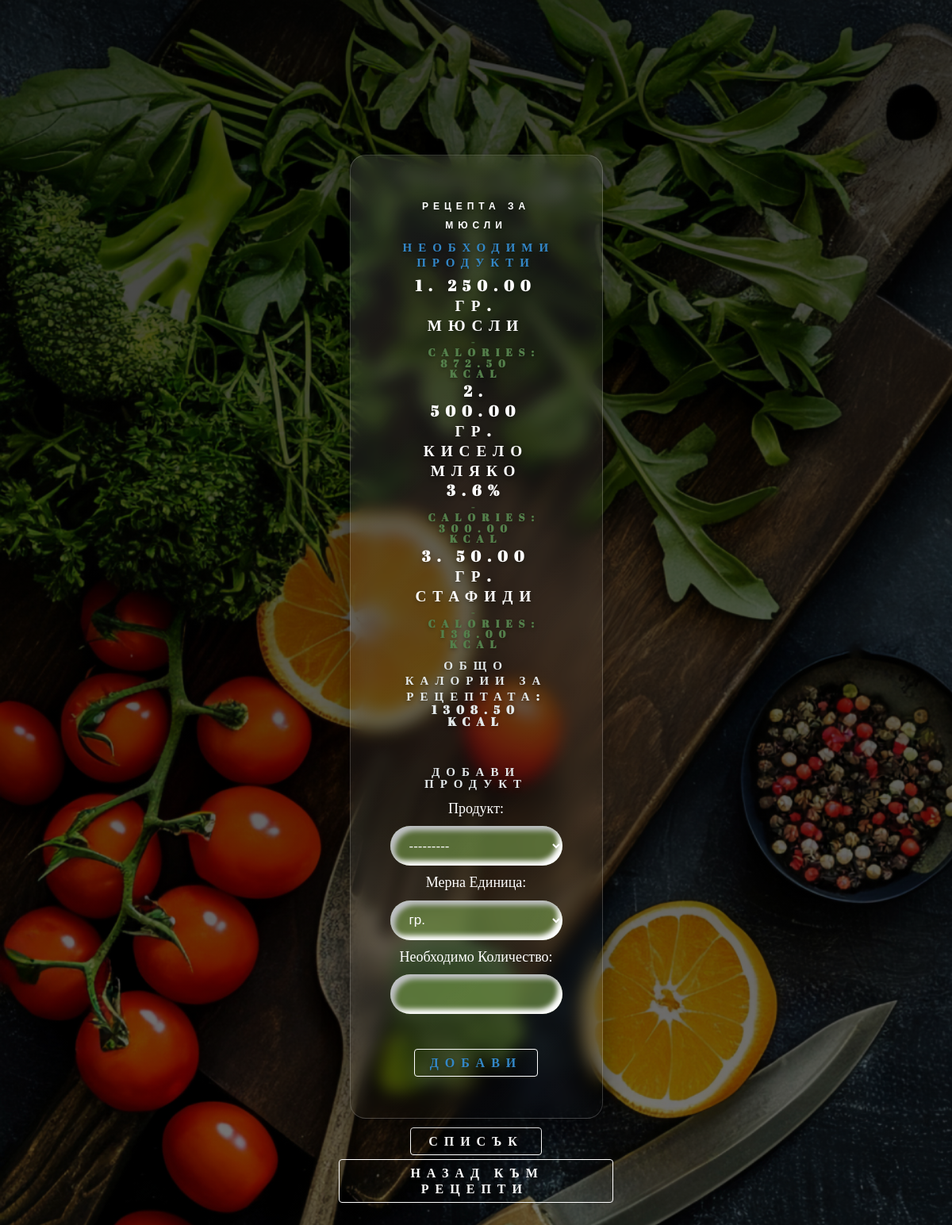
Page /recipe/10/ on the committed database.
### menu_planning/planning/models.py (models this page shows, shortened)
class Recipe(models.Model):
    dish = models.ForeignKey(Dish, on_delete=models.CASCADE, related_name='recipes')
    name = models.CharField(max_length=100)
    description = models.TextField(blank=False, null=False)
    products = models.ManyToManyField(Product, through='RecipeProduct')

class RecipeProduct(models.Model):
    recipe = models.ForeignKey(Recipe, on_delete=models.CASCADE)
    product = models.ForeignKey(Product, on_delete=models.CASCADE)
    quantity_required = models.DecimalField(max_digits=10, decimal_places=2)
    unit = models.CharField(
        max_length=20,
        choices=[("броя", "броя"), ("гр.", "гр.")],
        default="гр.",
    )

class Product(models.Model):
    name = models.CharField(max_length=100)
    unit = models.CharField(
        max_length=20,
        choices=[("броя", "броя"), ("гр.", "гр.")],
        default="гр.",
    )
    quantity_in_stock = models.DecimalField(max_digits=10, decimal_places=3, default=0)
    calories_per_100g = models.DecimalField(max_digits=5, decimal_places=1, null=True, blank=True)  # Optional field
    def __str__(self):
        return f"{self.name} ({self.unit} {self.quantity_in_stock})"

### menu_planning/planning/views.py (the view, shortened to what this page needs)
# urls.py: path('recipe/<int:pk>/', views.RecipeDetailView.as_view(), name='recipe_detail'),
class RecipeDetailView(views.DetailView):
    model = Recipe
    template_name = 'recipe_detail.html'
    context_object_name = 'recipe'
    def get_context_data(self, **kwargs):
        context = super().get_context_data(**kwargs)
        products = self.object.recipeproduct_set.all()
        total_calories = 0
        products_with_calories = []
        for product in products:
            if product.product.calories_per_100g and product.unit == 'гр.':
                calories = (product.quantity_required / 100) * product.product.calories_per_100g
                calories = round(calories, 2)  # Round to two decimal places
            else:
                calories = 0
            products_with_calories.append({
                'product': product,
                'calories': calories
            })
            total_calories += calories
        context['formset'] = RecipeProductFormSet(queryset=products)
        context['total_calories'] = total_calories
        context['products_with_calories'] = products_with_calories
        return context

### templates/recipe_detail.html (shortened to what this page needs)
{% extends 'navbar.html' %}
{% block header %}
    <section id="index-headline">
        <div class="index-message">
            <div class="plant-card">
                <h5>Рецепта за {{ recipe.name }}</h5>
                <h1><span>Необходими продукти</span></h1>
                <ol>
                    <h1>{% for item in products_with_calories %}
                        <li>
                            {{ item.product.quantity_required }} {{ item.product.unit }} {{ item.product.product.name }}
                            {% if item.calories %}
                                <h4>- Calories: {{ item.calories }} kcal</h4>
                            {% endif %}
                        </li>
                    {% endfor %}</h1>
                </ol>
                <h1><strong>Общо калории за рецептата:</strong> {{ total_calories }} kcal</h1>
                <br><br>
                <h1>Добави продукт</h1>
                <form method="post">
                    {% for form in formset.forms %}
                        <tr class="form">
                            {% for field in form %}
                                {% if field.name != "id" and field.name != "DELETE" and field.name != "recipe" %}
                                    <td>
                                        {{ field.label_tag }} {{ field }}
                                    </td>
                                {% endif %}
                            {% endfor %}
                        </tr>
                    {% endfor %}
                    <br><br>
                    <button type="submit"><h1><span>Добави</span></h1></button>
                </form>
            </div>
            <button>
                <h1>
                    <a href="{% url 'shopping_list' recipe.dish.meal.day.id %}">Списък</a></h1>
            </button>
            <button>
                <h1>
                    <a href="{% url 'recipe_list' recipe.dish.id %}">Назад към рецепти</a>
                </h1>
            </button>
        </div>
    </section>
{% endblock header %}

### static/style/forms.css (style rules this page uses)
label, input, select, textarea { display: block; width: 100%; padding: 0; border: none; outline: none; box-sizing: border-box; color: white; }
label { margin-bottom: 8px; font-size: 18px; color: white; margin-top: 10px; font-family: Georgia, 'Times New Roman', Times, serif; }
label:nth-of-type(2) { margin-top: 10px; }
input[type="number"], input[type="password"], input[type="email"], input[type="text"], input[type="url"] { background: #6d8d46b5; padding: 20px 20px 20px 20px; height: 50px; margin-top: 10px; font-size: 17px; border-radius: 50px; box-shadow: inset 6px 6px 6px #c0c2c5, inset -6px -6px 6px white; }
select { background: #6d8d46b5; padding: 10px 20px 10px 20px; height: 50px; margin-top: 10px; font-size: 17px; border-radius: 50px; box-shadow: inset 6px 6px 6px #c0c2c5, inset -6px -6px 6px white; }

### static/style/main.css (style rules this page uses)
html { font-family: Arial, sans-serif; font-size: 16px; box-sizing: border-box; }
*, *::before, *::after { margin: 0 auto; padding: 0; box-sizing: inherit; line-height: 1.3; }
h1, h2, h4, h5, h6 { padding: 0.2em 1rem; }
p, div { margin: 0 1em 0.5em 1em; }
ol, ul { margin: 0 1rem; }
li { list-style-position: inside; }
button { font-weight: bold; padding: 0.2em; margin: 0.2em; border: 1px solid white; border-radius: 0.3em; background-color: transparent; }
a { margin: 0.2em; text-decoration: none; font-weight: bold; color: inherit; }
#index-headline { width: auto; justify-content: right; padding: 25px 15px 20px; position: relative; box-sizing: border-box; text-align: center; }
#index-headline .index-message { display: inline-block; z-index: 999; margin: 150px auto; left: 0; top: 40%; text-align: center; width: 30% }
.index-message h1 { color: #ffffff; font-size: 120%; line-height: 1; font-weight: 700; letter-spacing: 8px; word-spacing: normal; text-transform: uppercase; text-shadow: 0 2px 5px rgba(0, 0, 0, 0.3); font-family: 'Abril Fatface', cursive; }
.index-message h4 { color: #547f4b; font-size: 69%; line-height: 1; font-weight: 700; letter-spacing: 8px; word-spacing: normal; text-transform: uppercase; text-shadow: 0 2px 5px rgba(0, 0, 0, 0.3); font-family: 'Abril Fatface', cursive; }
.index-message h5 { color: #ffffff; font-size: 75%; line-height: 2; font-weight: 700; letter-spacing: 6px; word-spacing: normal; text-transform: uppercase; text-shadow: 0 2px 5px rgba(0, 0, 0, 0.3); font-family: 'Helvetica', sans-serif; }
.plant-card { background: linear-gradient(135deg, rgba(255, 255, 255, 0.1), rgba(255, 255, 255, 0)); backdrop-filter: blur(10px); -webkit-backdrop-filter: blur(10px); border-radius: 20px; border: 1px solid rgba(255, 255, 255, 0.18); box-shadow: 0 8px 32px rgba(0, 0, 0, 0.37); margin-top: 20px; padding: 50px; background-position: right 35% bottom 45%; box-sizing: border-box; float: inherit; height: auto; }
.plant-card>h3, .plant-card>h1 { color: #E2E8EA; text-align: center; }
.plant-card>h1 { font-size: 15px; }

### static/style/navigation.css (style rules this page uses)
body { background: linear-gradient(rgba(0, 0, 0, 0.76), rgba(0, 0, 0, 0.5)), url('food_board_2.jpg'); background-attachment: fixed; background-size: cover; }
h1 span { color: #3387C7; }

### rows in the picture
Recipe: name "МЮСЛИ"
RecipeProduct: product.quantity_required "250.00", product.unit "ГР.", product.product.name "МЮСЛИ", calories "872.50"
RecipeProduct: product.quantity_required "500.00", product.unit "ГР.", product.product.name "КИСЕЛО МЛЯКО 3.6%", calories "300.00"
RecipeProduct: product.quantity_required "50.00", product.unit "ГР.", product.product.name "СТАФИДИ", calories "136.00"

### other values in the picture
{{ total_calories }} "1308.50"
{{ field.label_tag }} "Продукт:" "Мерна Единица:" "Необходимо Количество:"
